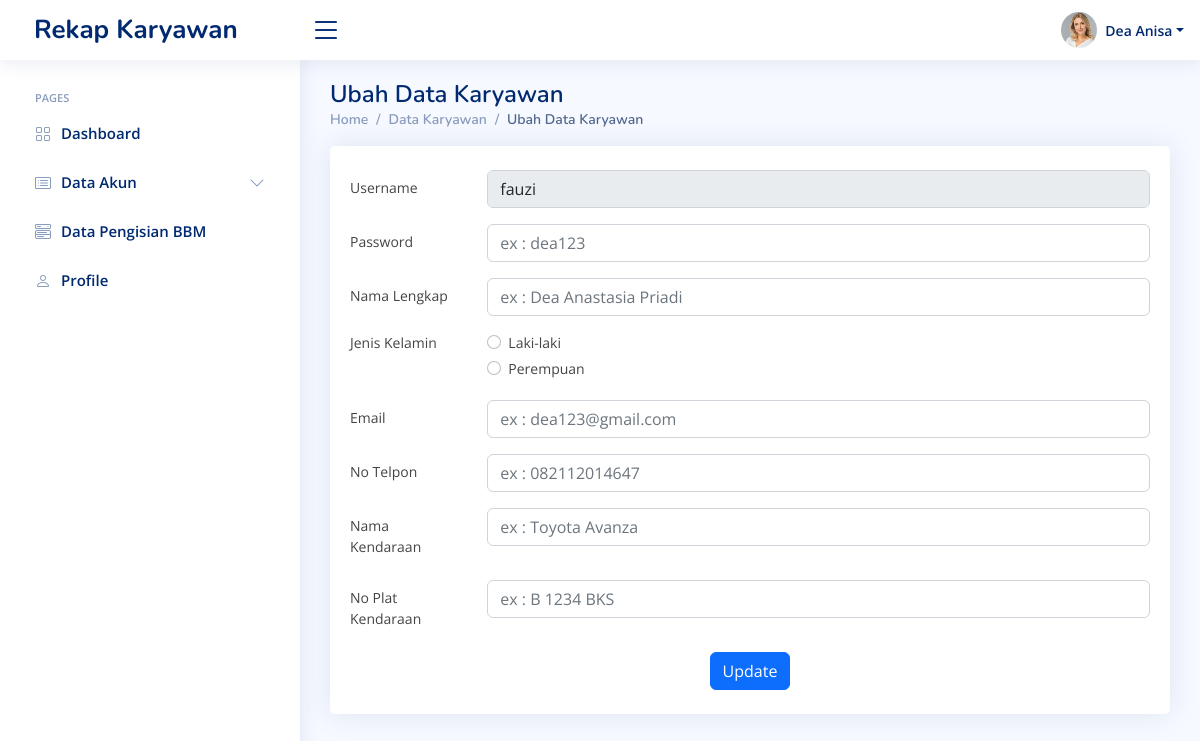
/update.php?username=fauzi&level=Karyawan (signed in), run on an earlier commit of the app's database.
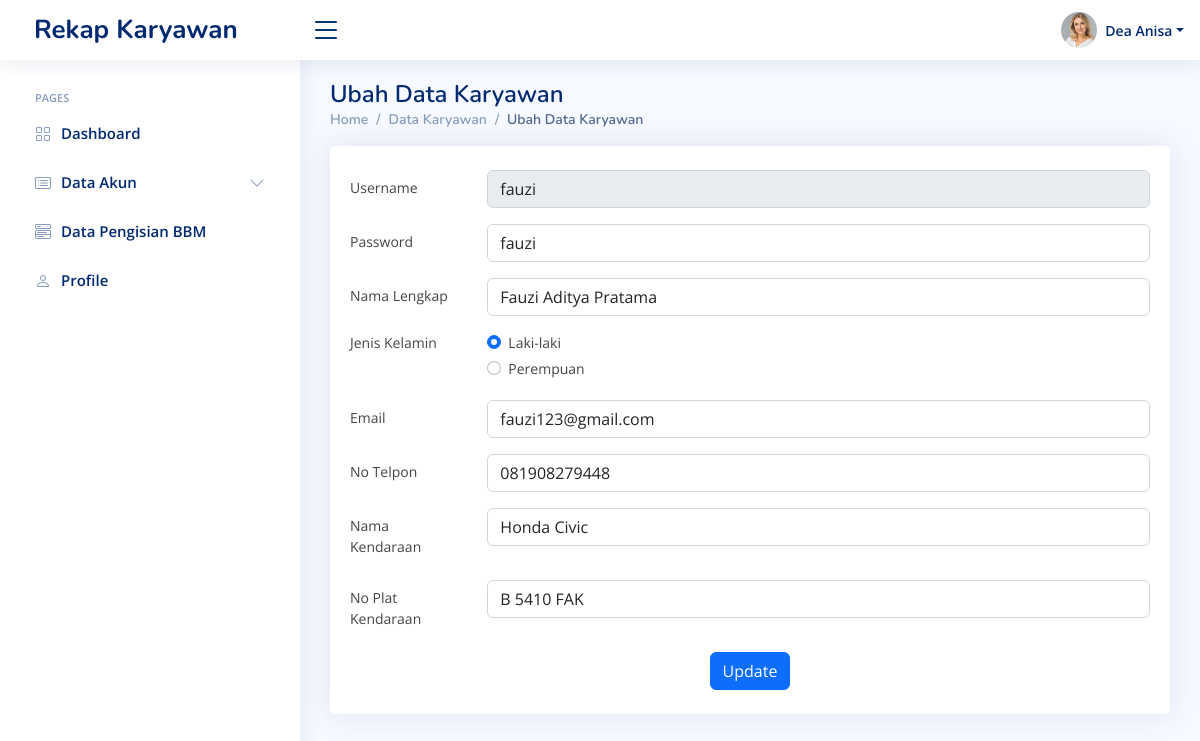
And on a later commit of the database.
### tables this page shows
CREATE TABLE `tb_user` (
  `id` int(11) NOT NULL,
  `username` varchar(20) NOT NULL,
  `password` varchar(20) NOT NULL,
  `nama_user` varchar(100) NOT NULL,
  `jenis_kelamin` varchar(10) NOT NULL,
  `no_telpon` varchar(20) NOT NULL,
  `email` varchar(100) NOT NULL,
  `foto_profil` varchar(100) NOT NULL,
  `level` varchar(10) NOT NULL
);

CREATE TABLE `tb_karyawan` (
  `id` int(11) NOT NULL,
  `username` varchar(20) NOT NULL,
  `nama_karyawan` varchar(100) NOT NULL,
  `nama_kendaraan` varchar(100) NOT NULL,
  `no_plat` varchar(20) NOT NULL,
  `total_pengisian` int(11) NOT NULL
);

### update.php (the view, shortened to what the changed rows need)
<?php
require './koneksi.php';
$username = $_GET['username'];
?>
<!DOCTYPE html>
<html lang="en">
<?php
include 'head.php';
?>
<body>
    <main id="main" class="main">
        <div class="pagetitle">
            <?php
            $level = $_GET['level'];
            ?>
            <h1>Ubah Data <?= $level ?></h1>
        </div>
        <section class="section dashboard">
            <div class="row">
                <div class="col-lg-12">
                    <div class="row">
                        <div class="col-12">
                            <div class="card top-selling overflow-auto">
                                <div class="card-body py-4">
                                    <form method="post">
                                        <?php
                                        $sql = mysqli_query($conn, "SELECT * FROM tb_user WHERE username = '$username' ");
                                        $data = mysqli_fetch_assoc($sql);
                                        ?>
                                        <div class="row mb-3">
                                            <div class="col-sm-10">
                                                <input type="text" class="form-control" id="inputPassword" name="password" placeholder="ex : dea123" value="<?= $data['password'] ?>" required>
                                            </div>
                                        </div>
                                        <div class="row mb-3">
                                            <div class="col-sm-10">
                                                <input type="text" class="form-control" id="nama_lengkap" name="nama_lengkap" placeholder="ex : Dea Anastasia Priadi" value="<?= $data['nama_user'] ?>" required>
                                            </div>
                                        </div>
                                        <fieldset class="row mb-3">
                                            <div class="col-sm-10">
                                                <div class="form-check">
                                                    <input class="form-check-input" type="radio" name="jenis_kelamin" id="laki" value="L" <?php if ($data['jenis_kelamin'] == 'L') echo 'checked' ?>>
                                                    <label class="form-check-label" for="laki">
                                                        Laki-laki
                                                    </label>
                                                </div>
                                                <div class="form-check">
                                                    <input class="form-check-input" type="radio" name="jenis_kelamin" id="perempuan" value="P" <?php if ($data['jenis_kelamin'] == 'P') echo 'checked' ?>>
                                                    <label class="form-check-label" for="gridRadios2">
                                                        Perempuan
                                                    </label>
                                                </div>
                                            </div>
                                        </fieldset>
                                        <div class="row mb-3">
                                            <div class="col-sm-10">
                                                <input type="email" class="form-control" id="email" name="email" placeholder="ex : dea123@gmail.com" value="<?= $data['email'] ?>" required>
                                            </div>
                                        </div>
                                        <div class="row mb-3">
                                            <div class="col-sm-10">
                                                <input type="text" class="form-control" id="no_telpon" name="no_telpon" placeholder="ex : 082112014647" value="<?= $data['no_telpon'] ?>" required>
                                            </div>
                                        </div>
                                        <?php
                                        if ($level == 'Karyawan') {
                                            $sql = mysqli_query($conn, "SELECT * FROM tb_karyawan WHERE username = '$username' ");
                                            $data = mysqli_fetch_assoc($sql);
                                        ?>
                                            <div class="row mb-3">
                                                <label for="nama_kendaraan" class="col-sm-2 col-form-label">Nama Kendaraan</label>
                                                <div class="col-sm-10">
                                                    <input type="text" class="form-control" id="nama_kendaraan" name="nama_kendaraan" placeholder="ex : Toyota Avanza" value="<?= $data['nama_kendaraan'] ?>" required>
                                                </div>
                                            </div>
                                            <div class="row mb-3">
                                                <label for="no_plat" class="col-sm-2 col-form-label">No Plat Kendaraan</label>
                                                <div class="col-sm-10">
                                                    <input type="text" class="form-control" id="no_plat" name="no_plat" placeholder="ex : B 1234 BKS" value="<?= $data['no_plat'] ?>" required>
                                                </div>
                                            </div>
                                        <?php
                                        }
                                        ?>
                                    </form>
                                </div>
                            </div>
                        </div>
                    </div>
                </div>
            </div>
        </section>
    </main>
</body>
</html>

What changed in the data, as far as the page shows it:
added tb_user: password "fauzi", nama_lengkap "Fauzi Aditya Pratama", jenis_kelamin "☑ Laki-laki", email "fauzi123@gmail.com", no_telpon "081908279448"
added tb_karyawan: nama_kendaraan "Honda Civic", no_plat "B 5410 FAK"
Also different on the page:
form field jenis_kelamin: "☐ Laki-laki" → (not shown)
form field jenis_kelamin: "☐" → (not shown)
